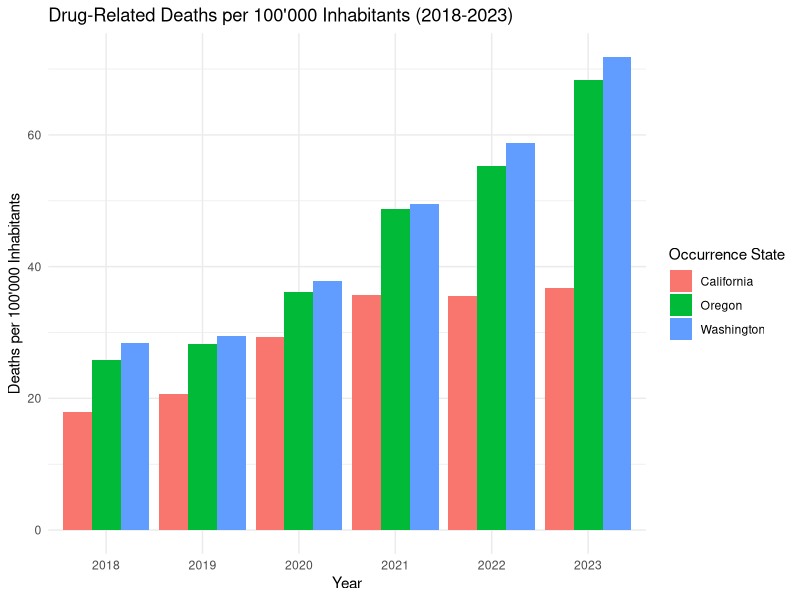
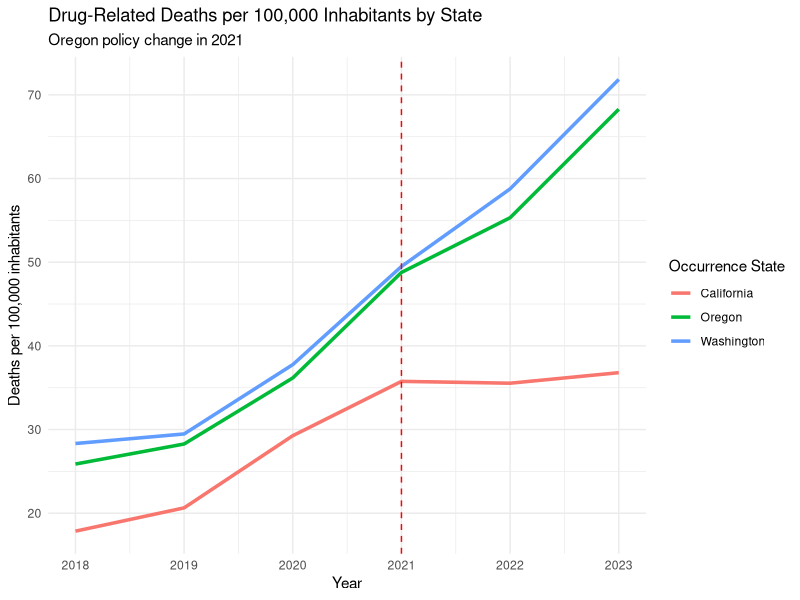
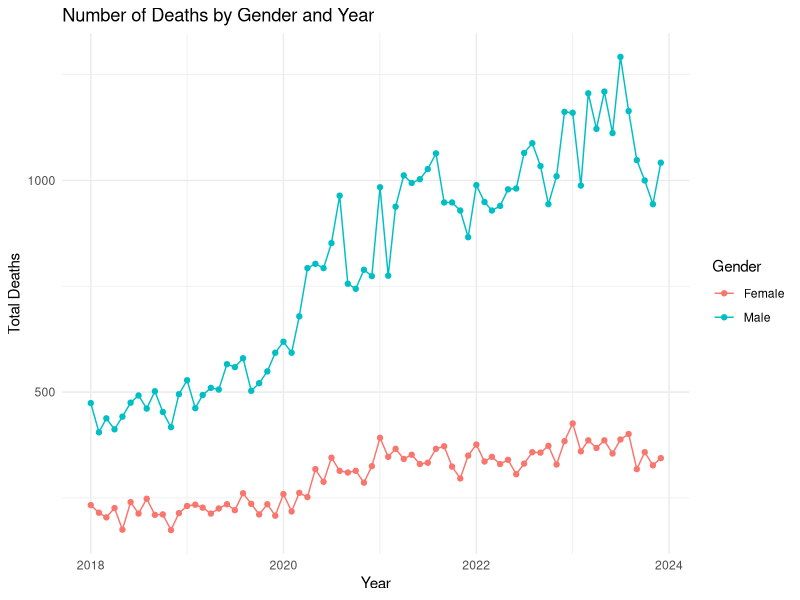
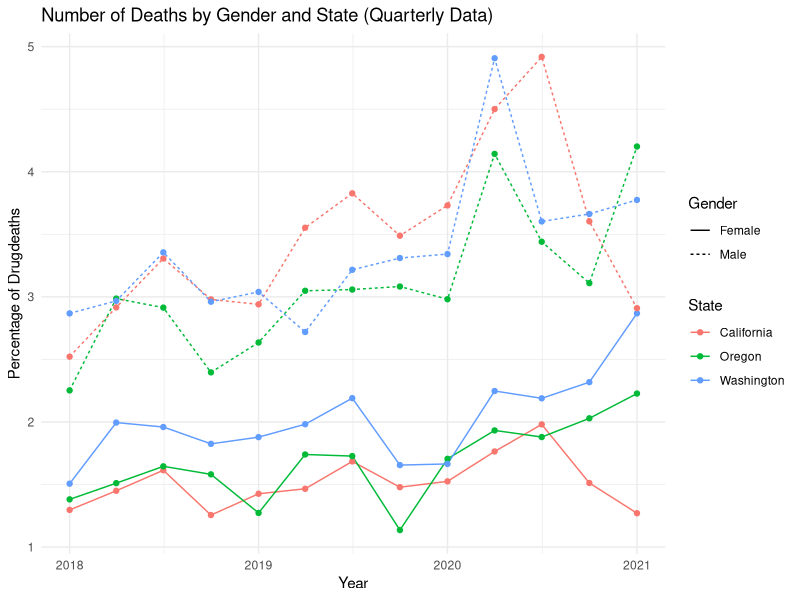
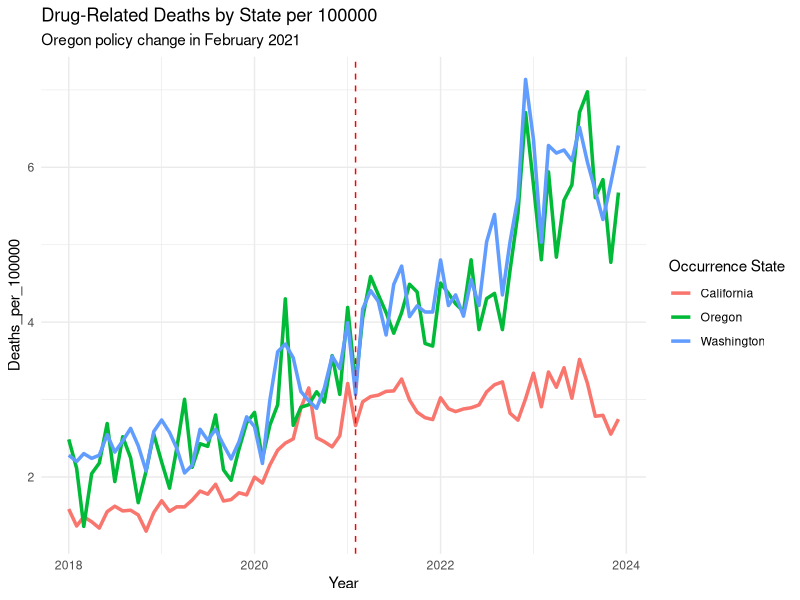
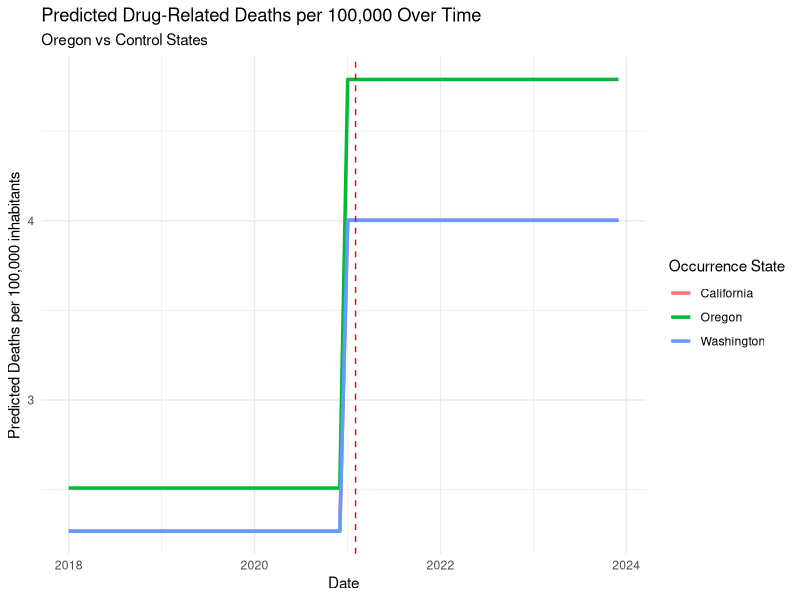
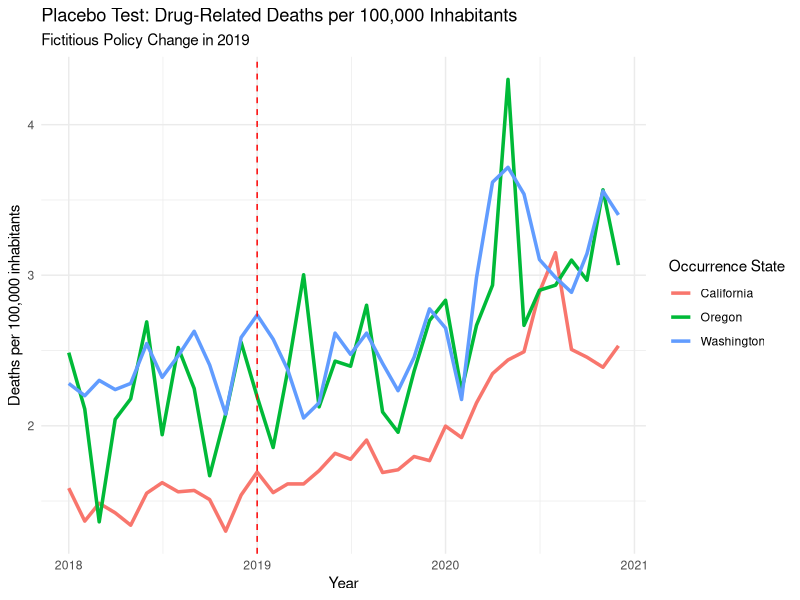
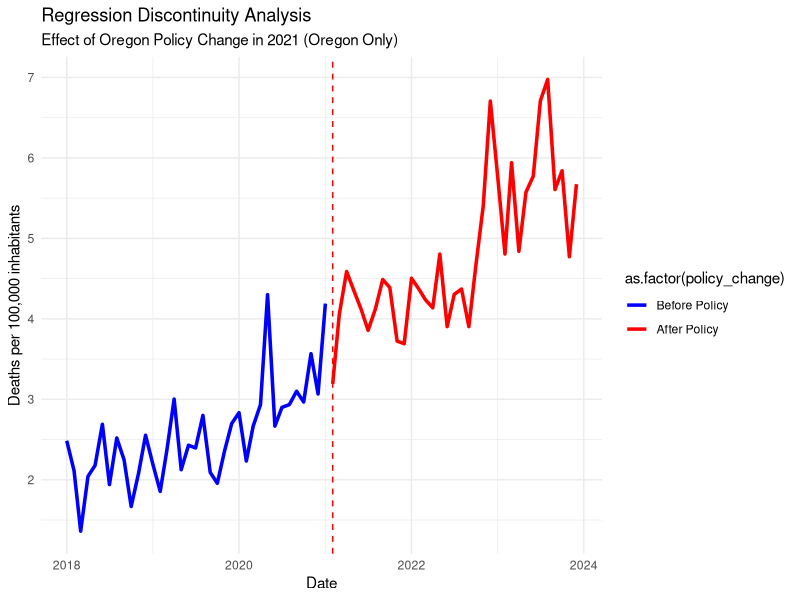

Recreate these plots in R, in order.
## ---- chunk 1
knitr::opts_chunk$set(echo = TRUE)
## ---- chunk 2
library(readxl)
library(dplyr)
library(zoo)
library(lubridate)
library(ggplot2)
library(tidyr)
library(lmtest)
library(sandwich)
library(forecast)
library(plm)

#globally exclude code chunks from the output
knitr::opts_chunk$set(echo = FALSE)

#globally turn on caching
knitr::opts_chunk$set(cache = TRUE)

# globally turn off warnings and messages
knitr::opts_chunk$set(warning = FALSE)
knitr::opts_chunk$set(message = FALSE)

# globally set the theme for ggplot
theme_set(theme_minimal())

#setting directory
#setwd(dirname(rstudioapi::getSourceEditorContext()$path))
getwd()
## ---- chunk 3
# load the relevant part of the Data set, exclude notes starting from row 4374
Data <- read_excel("data/Drug_related_Deaths_2018-2024.xlsx", n_max = 4374)


# Overview for the Data
head(Data, 10)
str(Data)

## ---- chunk 4
# Read population data from Excel file for each region

# Load the population data from the first range (D244:M244)
population_oregon_1 <- read_excel("data/Ca_Or_Wa Population 2010-23.xlsx", 
                                  sheet = "Oregon", 
                                  range = "D244:M244", 
                                  col_names = FALSE)  

# Load the population data from the second range (Q244:T244)
population_oregon_2 <- read_excel("data/Ca_Or_Wa Population 2010-23.xlsx", 
                                  sheet = "Oregon", 
                                  range = "Q244:T244", 
                                  col_names = FALSE)  

# Combine the two data frames (horizontally) into one row
population_oregon <- cbind(population_oregon_1, population_oregon_2)

# Manually set the column names (years 2010 to 2023)
colnames(population_oregon) <- 2010:2023



# Load the population data from the first range in California
population_california_1 <- read_excel("data/Ca_Or_Wa Population 2010-23.xlsx", 
                                  sheet = "California", 
                                  range = "D487:M487", 
                                  col_names = FALSE)  

# Load the population data from the second range (Q487:T487)
population_california_2 <- read_excel("data/Ca_Or_Wa Population 2010-23.xlsx", 
                                  sheet = "California", 
                                  range = "Q487:T487", 
                                  col_names = FALSE)  

# Combine the two data frames (horizontally) into one row
population_california <- cbind(population_california_1, population_california_2)

# Manually set the column names (years 2010 to 2023)
colnames(population_california) <- 2010:2023



# Load the population data from the first range in Washington
population_washington_1 <- read_excel("data/Ca_Or_Wa Population 2010-23.xlsx", 
                                  sheet = "Washington", 
                                  range = "D286:M286", 
                                  col_names = FALSE)  

# Load the population data from the second range 
population_washington_2 <- read_excel("data/Ca_Or_Wa Population 2010-23.xlsx", 
                                  sheet = "Washington", 
                                  range = "Q286:T286", 
                                  col_names = FALSE)  

# Combine the two data frames (horizontally) into one row
population_washington <- cbind(population_washington_1, population_washington_2)

# Manually set the column names (years 2010 to 2023)
colnames(population_washington) <- 2010:2023


# Combine population data into a single data frame with an added column for state
population_data <- bind_rows(
  population_oregon %>% mutate(State = "Oregon"),
  population_washington %>% mutate(State = "Washington"),
  population_california %>% mutate(State = "California")
)


# Remove the temporary variables from the environment
rm(population_oregon_1, population_oregon_2, population_washington_1, 
   population_washington_2, population_california_1, population_california_2,
   population_oregon, population_washington, population_california)

# Convert wide format to long format
population_data <- population_data %>%
  pivot_longer(cols = -State,    # All columns except 'State'
               names_to = "year",   # The new column for years
               values_to = "population_count")  # The new column for population counts

#Convert year column to numeric
population_data$year <- as.numeric(population_data$year)  

## ---- chunk 5

# look into Dates 
unique(Data$Month)

# Delete Notes column without grepl 
Data <- Data[, !grepl("Notes", names(Data))]

# Delete Row Sep., 2024 since the data is not complete
Data <- Data[Data$Month != "Sep., 2024 (provisional and partial)", ]

# Create column Provisional (TRUE/FALSE) based on the col Month '(provisional)'
Data$Provisional <- grepl("\\(provisional\\)", Data$Month)

# Delete " (provisional)" from the Date
####Data$Month <- gsub(" \\(provisional\\)", "", Data$Month)

# Convert into Date Variable
####Data$Month <- as.yearmon(Data$Month, format = "%b., %Y")
Data <- Data %>%
  #mutate(`Month` = as.yearmon(`Month Code`, format = "%Y/%m"))
    mutate(`Month` = ym(`Month Code`))


#### look into Deaths
#### Data$Deaths

# count of "Suppressed"
sum(Data$Deaths == "Suppressed")

# Some of the numbers are "Suppressed" this means that there are between 1 and 9 cases
# To use Deaths as a number we can leave them as NA's or substitute by a random number between 1 and 9

# Set seed for reproducibility if needed
set.seed(23)  

# Replace "Suppressed" in the Death column with a random number between 1 and 9
Data$Deaths <- ifelse(Data$Deaths == "Suppressed", sample(1:9, sum(Data$Deaths == "Suppressed"), replace = TRUE), Data$Deaths)
Data$Deaths <- as.numeric(Data$Deaths)

summary(Data)
sum(Data$Deaths == "Suppressed")
# Delete all columns that end on Code, they are duplicates of the other columns
Data <- Data[, !grepl("Code$", names(Data))]

# keep one version of the Dataset with all Deaths
Data_complete <- Data

# Filters the data to only include drug-induced deaths (removes alcohol-induced and non-drug related deaths)
Data <- Data %>% filter(`UCD - Drug/Alcohol Induced` == "Drug-induced causes")

glimpse(Data)
## ---- chunk 6

# Filter the data for each complete years 2018 to 2023
Data_18_23 <- Data %>%
  filter(`Month` >= ym("2018-01") & `Month` <= ym("2023-12"))

# Group the data by occurrence state and year, then sum deaths per year
Data_18_23 <- Data_18_23 %>%
  group_by(`Occurrence State`, year = year(`Month`)) %>%
  summarise(Deaths = sum(Deaths))

# Merge the death data with population data by state and year
Data_with_population <- Data_18_23 %>%
  left_join(population_data, by = c("Occurrence State" = "State", "year" = "year"))

# Calculate deaths per 100,000 inhabitants for each year
Data_with_population <- Data_with_population %>%
  mutate(Deaths_per_100000 = (Deaths / population_count) * 100000)


# Plot the number of deaths per 10,000 inhabitants for each year and state
ggplot(Data_with_population, aes(x = factor(year), y = Deaths_per_100000, fill = `Occurrence State`)) +
  geom_bar(stat = "identity", position = "dodge") +
  labs(title = "Drug-Related Deaths per 100'000 Inhabitants (2018-2023)",
       x = "Year",
       y = "Deaths per 100'000 Inhabitants")


# Plot the trends over time for each state per year
ggplot(Data_with_population, aes(x = year, y = Deaths_per_100000, color = `Occurrence State`)) +
  geom_line(linewidth = 1.2) +
  geom_vline(xintercept = 2021, linetype = "dashed", color = "red") +  # Mark the policy change
  labs(title = "Drug-Related Deaths per 100,000 Inhabitants by State",
       subtitle = "Oregon policy change in 2021",
       x = "Year", y = "Deaths per 100,000 inhabitants")
## ---- chunk 7
# Prepare the data untill 2023
data_gender_year <- Data %>%
  filter(`Month` >= ym("2018-01") & `Month` <= ym("2023-12")) %>%
  select(Gender, Month, Deaths) %>%
  group_by(Gender, Month) %>%
  summarise(Total_Deaths = sum(Deaths, na.rm = TRUE)) %>%
  ungroup()

# Plot the data
ggplot(data_gender_year, aes(x = Month, y = Total_Deaths, color = Gender, group = Gender)) +
  geom_line() +
  geom_point() +
  labs(title = "Number of Deaths by Gender and Year",
       x = "Year",
       y = "Total Deaths",
       color = "Gender") 

# Perform t-test for significant differences by gender 
t.test(Total_Deaths ~ Gender, data = data_gender_year)

## ---- chunk 8

# Prepare the data
#use quarterly data to make it smoother
data_Anova <- Data %>%
  filter(`Month` < ym("2021-02")) %>%
  mutate(Quarter = floor_date(as.Date(Month), "quarter")) %>%    
  select(Gender, Quarter, `Occurrence State`, Deaths) %>%
  group_by(Gender, Quarter, `Occurrence State`) %>%
  summarise(Total_Deaths = sum(Deaths, na.rm = TRUE)) %>%
  ungroup()

data_Anova$all_death <- Data_complete %>%
  filter(`Month` < ym("2021-02")) %>%
  mutate(Quarter = floor_date(as.Date(Month), "quarter")) %>%
  select(Gender, Quarter, `Occurrence State`, Deaths) %>%
  group_by(Gender, Quarter, `Occurrence State`) %>%
  summarise(Total_Deaths = sum(Deaths, na.rm = TRUE)) %>%
  ungroup() %>%
  pull(Total_Deaths)

data_Anova$DrugDeath_Percentage <- data_Anova$Total_Deaths / data_Anova$all_death *100

# Plot the data
ggplot(data_Anova, aes(x = Quarter, y = DrugDeath_Percentage, color = `Occurrence State`, linetype = Gender)) +
  geom_line() +
  geom_point() +
  labs(title = "Number of Deaths by Gender and State (Quarterly Data)",
       x = "Year",
       y = "Percentage of Drugdeaths",
       color = "State") 

# Perform ANOVA for significant differences by gender or State
data_Anova <- data_Anova %>%
  mutate(Gender = as.factor(Gender),
         `Occurrence State` = as.factor(`Occurrence State`))

# Test for effects in Gender, State and interactions
anova_model <- aov(DrugDeath_Percentage ~ Gender + `Occurrence State`, data = data_Anova)

summary(anova_model)

## ---- chunk 9

# Filter the data for each complete month in 2018 to 2023 
Data_monthly <- Data %>%
  filter(`Month` >= ym("2018-01") & `Month` <= ym("2023-12"))

# Group the data by occurrence state and month, then sum deaths per month
Data_monthly <- Data_monthly %>%
  group_by(`Occurrence State`, year = year(`Month`), month = month(`Month`)) %>%
  summarise(Deaths = sum(Deaths))


# Merge the death data with population data by state and year
Data_monthly <- Data_monthly %>%
  left_join(population_data, by = c("Occurrence State" = "State", "year" = "year"))

# Calculate deaths per 100,000 inhabitants for each year
Data_monthly <- Data_monthly  %>%
  mutate(Deaths_per_100000 = (Deaths / population_count) * 100000)


# Create 'treatment' and 'post_policy' variables
Data_monthly <- Data_monthly %>%
  mutate(
    treatment = ifelse(`Occurrence State` == "Oregon", 1, 0),  # 1 for Oregon, 0 for California/Washington
    post_policy = ifelse(year >= 2021, 1, 0),  # 1 for years 2021 and later
    interaction = treatment * post_policy  # Interaction term for DiD
  )

# Create a new date column by combining year and month
Data_monthly <- Data_monthly %>%
  mutate(date = ym(paste(year, month, sep = "-")))  # Combine year and month into a date


# Difference-in-Differences (DiD) regression model with Deaths_per_100000

did_model <- lm(Deaths_per_100000 ~ treatment + post_policy + interaction, data = Data_monthly)
summary(did_model)

# Robust standard errors to handle heteroscedasticity
coeftest(did_model, vcov = vcovHC(did_model, type = "HC1"))

## ---- chunk 10
# Plot DiD Results
# Plot the trends over time for each state
ggplot(Data_monthly, aes(x = date, y = Deaths_per_100000, color = `Occurrence State`)) +
  geom_line(linewidth = 1.2) +
  geom_vline(xintercept = as.Date("2021-02-01"), linetype = "dashed", color = "red") +  # Mark the policy change
  labs(title = "Drug-Related Deaths by State per 100000",
       subtitle = "Oregon policy change in February 2021",
       x = "Year", y = "Deaths_per_100000")


# Generate predicted values based on the model
Data_monthly$predicted <- predict(did_model, newdata = Data_monthly)

# Visualize the predicted trends
ggplot(Data_monthly, aes(x = date, y = predicted, color = `Occurrence State`)) +
  geom_line(linewidth = 1.2) +
  geom_vline(xintercept = as.Date("2021-02-01"), linetype = "dashed", color = "red") +  # Mark the policy change
  labs(title = "Predicted Drug-Related Deaths per 100,000 Over Time",
       subtitle = "Oregon vs Control States",
       x = "Date", y = "Predicted Deaths per 100,000 inhabitants")
## ---- chunk 11
# Subset data for Oregon and Washington
oregon_data <- Data_monthly %>% filter(`Occurrence State` == "Oregon")
washington_data <- Data_monthly %>% filter(`Occurrence State` == "Washington")


# Calculate the correlation coefficient between the two states
correlation <- cor(oregon_data$Deaths_per_100000, washington_data$Deaths_per_100000)

# Print the result
correlation

#Seperate DiD

# Example for DiD with only California as control
did_model_california <- lm(Deaths_per_100000 ~ treatment + post_policy + interaction, 
                           data = Data_monthly %>% filter(`Occurrence State` %in% c("Oregon", "California")))

# Example for DiD with only Washington as control
did_model_washington <- lm(Deaths_per_100000 ~ treatment + post_policy + interaction, 
                           data = Data_monthly %>% filter(`Occurrence State` %in% c("Oregon", "Washington")))

# Compare the results
summary(did_model_california)
summary(did_model_washington)



## ---- chunk 12
# Make a Difference-in-Differences model for the years 2018-2020 as a placebo test
Data_placebo <- Data_monthly %>%
  filter(date >= as.Date("2018-01-01") & date <= as.Date("2020-12-01"))

# Create 'treatment' and 'post_policy' variables for the placebo test
Data_placebo <- Data_placebo %>%
  mutate(
    treatment = ifelse(`Occurrence State` == "Oregon", 1, 0),  # 1 for Oregon, 0 for California/Washington
    post_policy = ifelse(year >= 2019, 1, 0),  # 1 for years 2019 and later
    interaction = treatment * post_policy  # Interaction term for DiD
  )

# Difference-in-Differences (DiD) model for the placebo test
did_model_placebo <- lm(Deaths_per_100000 ~ treatment + post_policy + interaction, data = Data_placebo)
summary(did_model_placebo)

# Robust standard errors for the placebo test
#coeftest(did_model_placebo, vcov = vcovHC(did_model_placebo, type = "HC1"))

# Plot the placebo test results
ggplot(Data_placebo, aes(x = date, y = Deaths_per_100000, color = `Occurrence State`)) +
  geom_line(linewidth = 1.2) +
  geom_vline(xintercept = as.Date("2019-01-01"), linetype = "dashed", color = "red") +  # Mark the placebo policy change
  labs(title = "Placebo Test: Drug-Related Deaths per 100,000 Inhabitants",
       subtitle = "Fictitious Policy Change in 2019",
       x = "Year", y = "Deaths per 100,000 inhabitants")
## ---- chunk 13
# Regression Discontinuity Analysis: To further validate the DiD results

# Filter the data for the entire period from 2018 to 2023
Data_RD <- Data_monthly %>%
  filter(date >= as.Date("2018-01-01") & date <= as.Date("2023-12-01") & `Occurrence State` == "Oregon")

# Create a binary variable for the policy change
Data_RD <- Data_RD %>%
  mutate(policy_change = ifelse(date >= as.Date("2021-02-01"), 1, 0))

# Fit a regression model to estimate the effect of the policy change
rd_model <- lm(Deaths_per_100000 ~ policy_change, data = Data_RD)
summary(rd_model)

# Robust standard errors to handle heteroscedasticity
coeftest(rd_model, vcov = vcovHC(rd_model, type = "HC1"))

# Plot the regression discontinuity analysis
ggplot(Data_RD, aes(x = date, y = Deaths_per_100000, color = as.factor(policy_change))) +
  geom_line(linewidth = 1.2) +
  geom_vline(xintercept = as.Date("2021-02-01"), linetype = "dashed", color = "red") +  # Mark the policy change
  # Legend
  scale_color_manual(values = c("0" = "blue", "1" = "red"), labels = c("Before Policy", "After Policy")) +
  labs(title = "Regression Discontinuity Analysis",
       subtitle = "Effect of Oregon Policy Change in 2021 (Oregon Only)",
       x = "Date", y = "Deaths per 100,000 inhabitants")

## ---- chunk 14
# Filter the data for Oregon and clean it
data_oregon <- Data %>%
  filter(`Occurrence State` == "Oregon") %>%
  mutate(Deaths = as.numeric(Deaths),    # Convert Deaths to numeric
         date = as.Date(paste0(Month, "-01")))  # Create a proper date column

# Create a time series object for Oregon deaths
ts_oregon <- ts(data_oregon$Deaths, start = c(2018, 1), frequency = 12)

# Split the data for training (2018-2022) and validation (2023)
train_ts <- window(ts_oregon, end = c(2022, 12))
valid_ts <- window(ts_oregon, start = c(2023, 1), end = c(2023, 12))
full_train_ts <- window(ts_oregon, end = c(2023, 12))

# Fit an ARIMA model (or other model)
arima_model <- auto.arima(train_ts)
full_arima_model <- auto.arima(full_train_ts)

# Forecast for the validation period (2023-2024)
forecast_2023_2024 <- forecast(arima_model, h = 12)

# Plot the forecast against the actual validation data
plot(forecast_2023_2024)
lines(valid_ts, col = "red")  # Add the actual data for comparison
legend("topright", legend = c("Forecast", "Actual Data"), col = c("blue", "red"), lty = 1)

# compute the accuracy of the model
accuracy(forecast_2023_2024, valid_ts)

# After validating the model, forecast for 2025
forecast_2025 <- forecast(full_arima_model, h = 12)

# Plot the forecast for 2025
plot(forecast_2025, main = "Forecast for Drug-Related Deaths in Oregon (2025)",
     xlab = "Year", ylab = "Deaths per 100,000 inhabitants")

## ---- chunk 15
# Panel Data Analysis
# Create a panel data set for the analysis
panel_data <- Data_monthly %>%
  select(`Occurrence State`, date, Deaths_per_100000) %>%
  mutate(State = factor(`Occurrence State`)) %>%
  select(-`Occurrence State`)


# Aggregate the data to ensure unique state and date combinations
panel_data <- panel_data %>%
  group_by(State, date) %>%
  summarise(Deaths_per_100000 = sum(Deaths_per_100000, na.rm = TRUE)) %>%
  ungroup()

# Convert the data to a pdata.frame
pdata <- pdata.frame(panel_data, index = c("State", "date"))

# Fit a panel data model to assess the impact of the policy change
panel_model <- plm(Deaths_per_100000 ~ lag(Deaths_per_100000, 1), data = pdata, model = "within")

# Summarize the model
summary(panel_model)

# Robust standard errors for the panel data model
coeftest(panel_model, vcov = vcovHC(panel_model, type = "HC1"))

# Extract the index (State, Date) for the fitted model to align with fitted values
model_index <- index(panel_model)

# Create a dataframe with fitted values and corresponding index (State, Date)
fitted_data <- data.frame(State = model_index$State,
                          date = model_index$date,
                          Fitted = fitted(panel_model))

# Merge the fitted data with the original panel_data based on State and Date
panel_data_with_fitted <- merge(panel_data, fitted_data, by = c("State", "date"))

# Plot the panel data model results using ggplot2
ggplot(panel_data_with_fitted, aes(x = date, y = Deaths_per_100000, color = State)) +
  geom_point() +
  geom_line(aes(y = Deaths_per_100000), linetype = "solid") +  # Plot actual Deaths_per_100000 as solid line
  labs(title = "Panel Data Model Results",
       x = "Date",
       y = "Deaths_per_100000",
       color = "State") +
  theme_minimal()

        ggplot(panel_data_with_fitted, aes(x = date, y = Deaths_per_100000, color = State)) +
      geom_point() +
      geom_line(aes(y = Deaths_per_100000), linetype = "solid") +  # Plot actual Deaths_per_100000 as solid line
      geom_line(aes(y = Fitted), linetype = "dashed") +  # Plot fitted values as dashed line
      labs(title = "Panel Data Model Results",
           x = "date",
           y = "Deaths_per_100000",
           color = "State") +
      theme_minimal()
